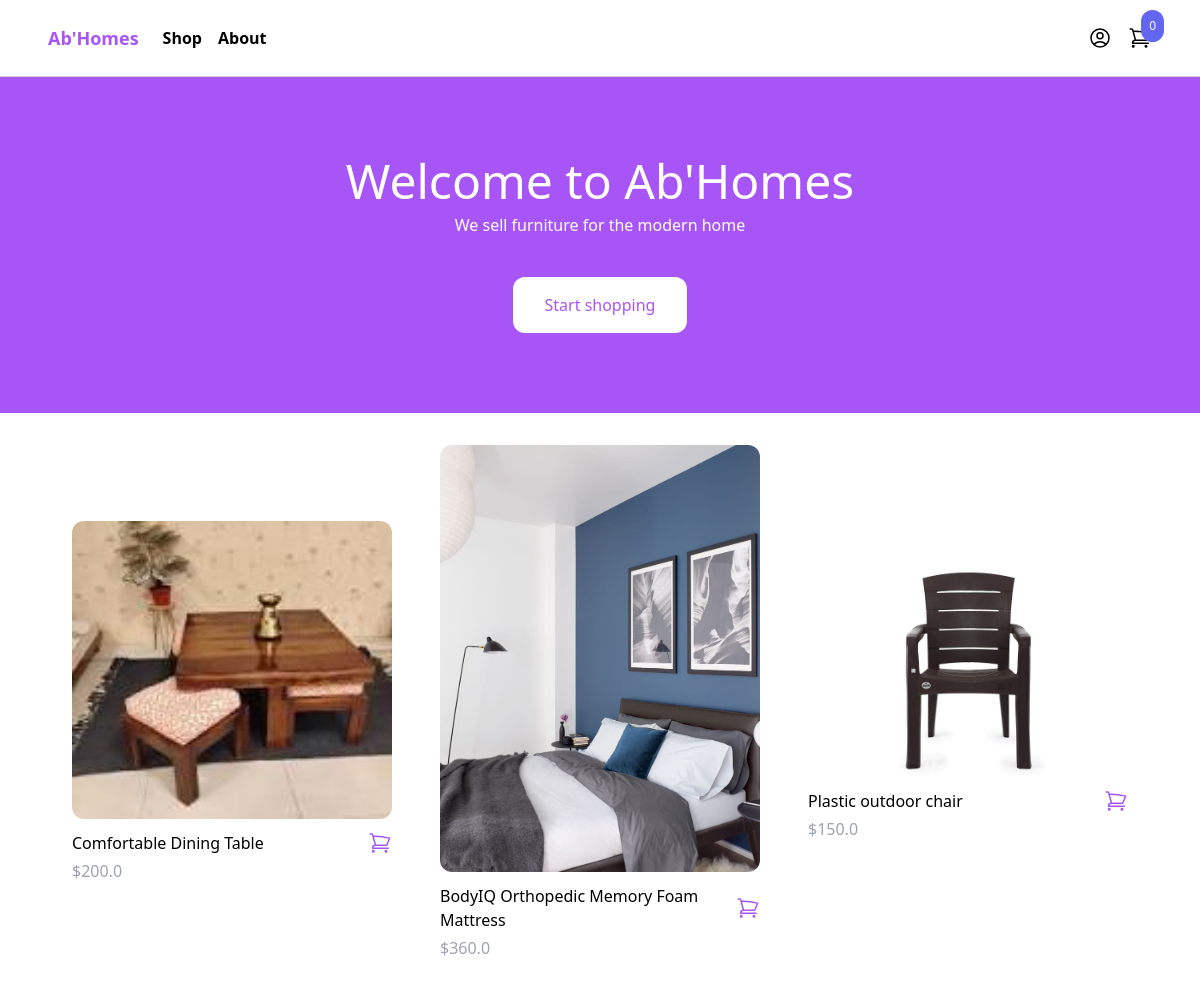
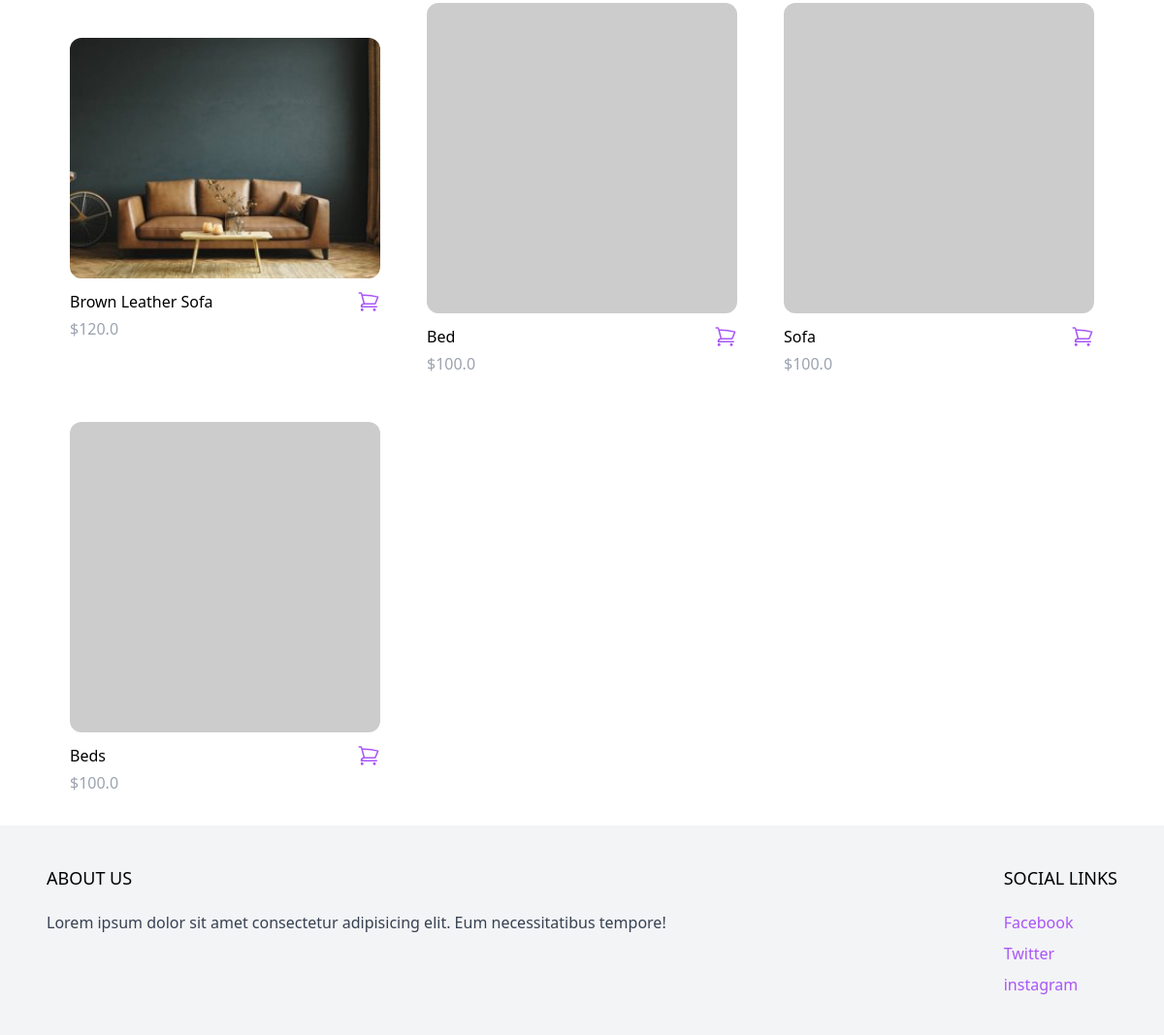
The page / on the database its author committed (2 pictures, top to bottom).
### product/models.py (models this page shows, shortened)
class Product(models.Model):
    category = models.ForeignKey(Category, related_name='products', on_delete=models.CASCADE)
    name = models.CharField(max_length=255)
    slug = models.SlugField()
    description = models.TextField(blank=True, null=True)
    price = models.IntegerField(default=1)
    color = models.CharField(max_length=50, blank=True)
    created_at = models.DateField(auto_now_add=True)
    image = models.ImageField(upload_to='uploads/', blank=True, null=True)
    thumbnail = models.ImageField(upload_to='uploads/', blank=True, null=True)
    class Meta:
        ordering = ('-created_at',)
    def get_display_price(self):
        return self.price / 100
    def get_thumbnail(self):
        if self.thumbnail:
            return self.thumbnail.url
        else:
            if self.image:
                self.thumbnail = self.make_thumbnail(self.image)
                self.save()
                return self.thumbnail.url
            else:
                return 'https://via.placeholder.com/240x240.jpg'

### core/views.py (the view)
# urls.py: path('', frontpage, name='frontpage'),
def frontpage(request):
    products = Product.objects.all()[0:8]
    return render(request, 'core/front-page.html', {'products': products})

### cart/cart.py (called while the page is built)
    def __len__(self):
        return sum(item['quantity'] for item in self.cart.values())

### cart/context_processors.py (called while the page is built)
def cart(request):
    return {'cart': Cart(request)}

### core/templates/core/front-page.html (shortened to what this page needs)
{% extends "core/base.html" %}
{% block content %}
    <header class="px-6 py-10 lg:py-20 bg-purple-500">
        <div class="max-w-3xl mx-auto text-center">
            <p class="mb-2 text-3xl lg:text-5xl text-white">Welcome to Ab'Homes</p>
            <p class="mb-10 text-white">We sell furniture for the modern home</p>
            <a href="{% url 'shop' %}" class="inline-block px-8 py-4 rounded-xl bg-white text-purple-500 hover:bg-gray-200">Start shopping</a>
        </div>
    </header>
    <div class="max-w-6xl mx-auto py-2 px-6 xl:px-0">
        <div class="products flex items-center flex-wrap">
            {% for product in products %}
                {% include "product/partials/product_list_item.html" %}
            {% endfor %}
        </div>
    </div>
{% endblock content %}

### product/templates/product/partials/product_list_item.html (shortened to what this page needs)
<div class="w-full md:w-1/3 xl:w-1/4 p-6">
    <a href="{% url 'product' product.slug %}">
        <img src="{{ product.get_thumbnail }}" alt="" class="w-full rounded-xl hover:shadow-lg:">
    </a>
    <div class="pt-3 flex items-center justify-between">
        <a href="{% url 'product' product.slug %}">{{ product.name }}</a>
        <a
            href="#"
            hx-get="{% url 'add_to_cart' product.id %}"
            hx-target="#menu-cart-button"
            hx-swap="outerHTML"
            class="text-purple hover:text-purple-800"
        >
        </a>
    </div>
    <p class="pt-1 text-gray-400">${{ product.get_display_price }}</p>
</div>

### rows shown on the page
Product: get_thumbnail (picture), name "Comfortable Dining Table", get_display_price "200.0"
Product: get_thumbnail (picture), name "BodyIQ Orthopedic Memory Foam Mattress", get_display_price "360.0"
Product: get_thumbnail (picture), name "Plastic outdoor chair", get_display_price "150.0"
Product: get_thumbnail (picture), name "Brown Leather Sofa", get_display_price "120.0"
Product: name "Bed", get_display_price "100.0"
Product: name "Sofa", get_display_price "100.0"
Product: name "Beds", get_display_price "100.0"

### other values the page prints
{{ cart|length }} "0"
